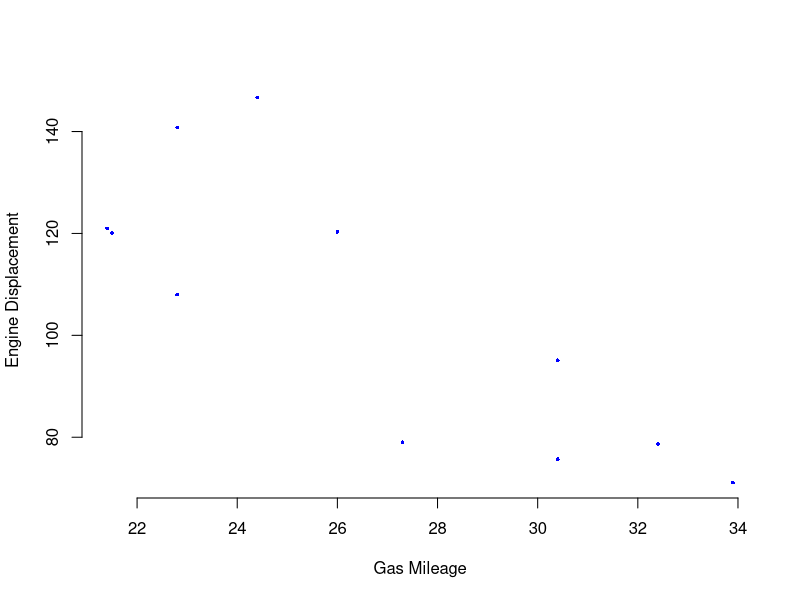
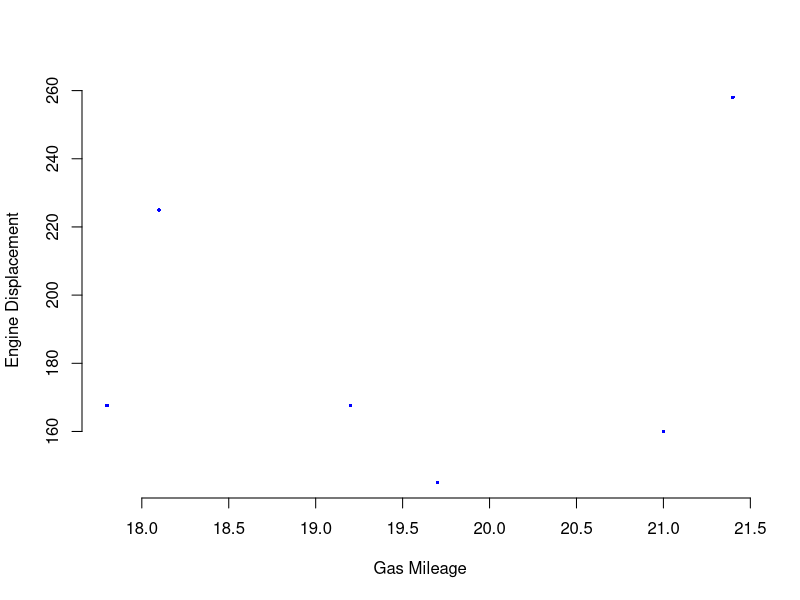

Reproduce these figures in R, in order.
## ---- chunk 1
knitr::opts_chunk$set(echo = TRUE)
## ---- chunk 2
four <- mtcars[mtcars$cyl == "4",]
four
## ---- chunk 3
plot(four$mpg,four$disp, pch = 16, frame = FALSE, col = "blue", cex=0.5,
     ylab="Engine Displacement", xlab = "Gas Mileage")
## ---- chunk 4
six <- mtcars[mtcars$cyl == "6",]
six
## ---- chunk 5
plot(six$mpg,six$disp, pch = 16, frame = FALSE, col = "blue", cex=0.5,
     ylab="Engine Displacement", xlab = "Gas Mileage")
